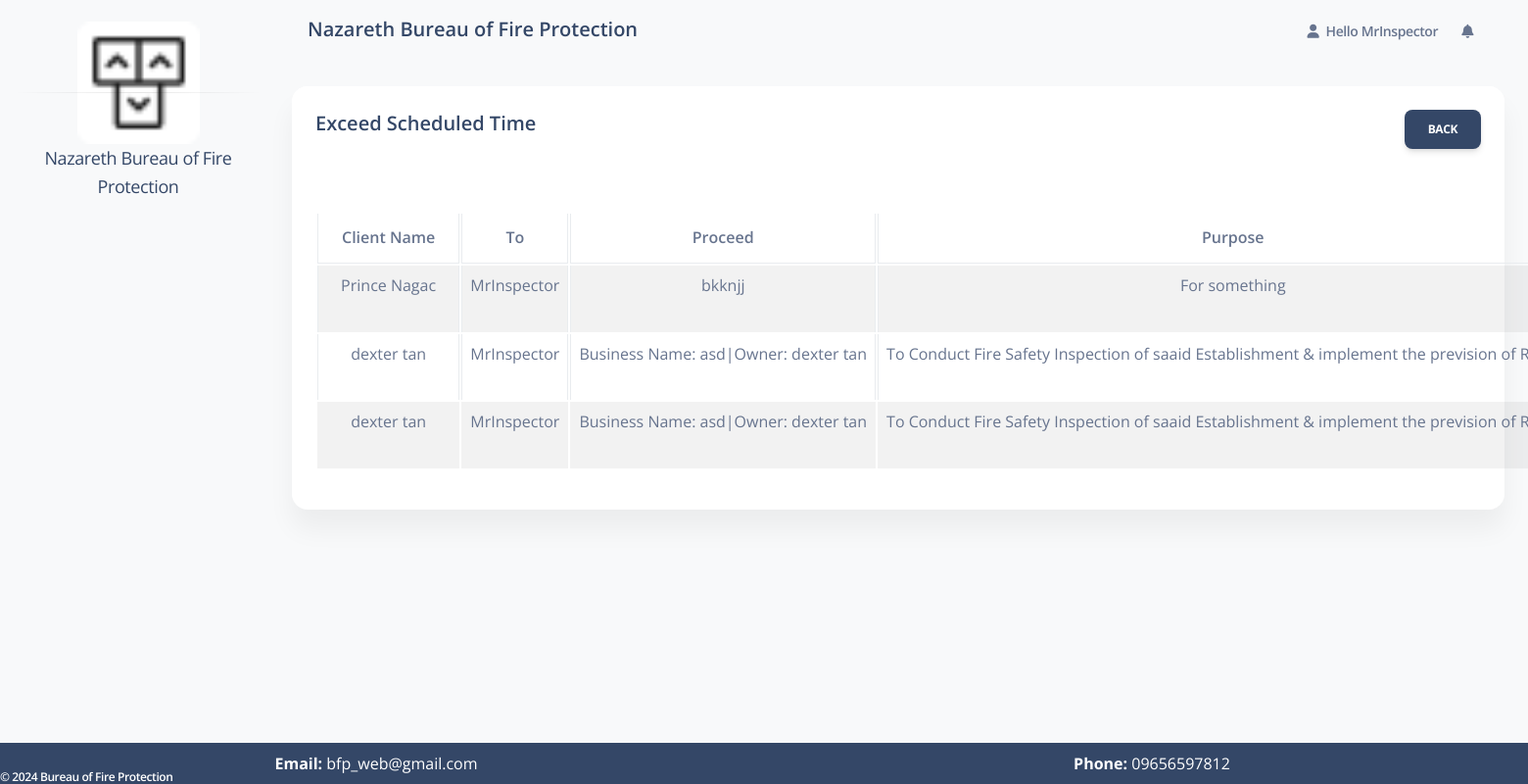
The app's page /inspector/exceeed_schedule.php (signed in) with its own data.
### tables this page shows
CREATE TABLE `request` (
  `id` int(11) NOT NULL,
  `user_id` int(10) NOT NULL,
  `owner_name` varchar(50) NOT NULL,
  `business_name` varchar(50) NOT NULL,
  `address` varchar(50) NOT NULL,
  `phone_num` varchar(50) NOT NULL,
  `upload_permit` varchar(100) NOT NULL,
  `date` date NOT NULL,
  `landmark` varchar(50) NOT NULL,
  `barangay` varchar(50) NOT NULL,
  `status` tinyint(1) NOT NULL DEFAULT 0 COMMENT '0 = employee check\r\n1 = Admin check\r\n2 = Confirmed by admin\r\n3 = Denied by Admin\r\n4= Client Re-input\r\n\r\n',
  `remarks` varchar(100) NOT NULL,
  `msg_send` varchar(3) NOT NULL DEFAULT '0' COMMENT '0 == no message sent, 1 == message sent\r\n3 = message sent while the request is denied\r\n',
  `inspection_name` varchar(100) DEFAULT NULL,
  `purpose_info` varchar(100) DEFAULT NULL,
  `created_at` datetime NOT NULL DEFAULT current_timestamp(),
  `proceed_info` varchar(100) DEFAULT NULL,
  `duration` varchar(100) DEFAULT NULL,
  `remarks_IO` varchar(500) DEFAULT NULL,
  `datetime_local` datetime DEFAULT NULL,
  `inspector_sched` varchar(5) NOT NULL DEFAULT '0' COMMENT '0= not scheduled , 1 = scheduled',
  `denied_remarks_IO` varchar(10) NOT NULL COMMENT '0 = not check, 1 = checked',
  `denied_owner_name` varchar(10) NOT NULL COMMENT '0 = not check, 1 = checked',
  `denied_business_name` varchar(10) NOT NULL COMMENT '0 = not check, 1 = checked',
  `denied_address` varchar(10) NOT NULL COMMENT '0 = not check, 1 = checked',
  `denied_phone_num` varchar(10) NOT NULL COMMENT '0 = not check, 1 = checked',
  `denied_upload_permit` varchar(10) NOT NULL COMMENT '0 = not check, 1 = checked',
  `denied_purpose_info` varchar(10) NOT NULL COMMENT '0 = not check, 1 = checked',
  `denied_landmark` varchar(10) NOT NULL COMMENT '0 = not check, 1 = checked',
  `denied_barangay` varchar(10) NOT NULL COMMENT '0 = not check, 1 = checked',
  `denied_remarks` varchar(10) NOT NULL COMMENT '0 = not check, 1 = checked',
  `denied_inspection_name` varchar(10) NOT NULL COMMENT '0 = not check, 1 = checked',
  `denied_proceed_info` varchar(10) NOT NULL COMMENT '0 = not check, 1 = checked',
  `denied_duration` varchar(10) NOT NULL COMMENT '0 = not check, 1 = checked',
  `updated_status` varchar(10) NOT NULL DEFAULT '0' COMMENT '1= The Denied Is Updated by the User',
  `reschedule_update` varchar(10) NOT NULL DEFAULT '0',
  `admin_confirm` varchar(5) NOT NULL DEFAULT '0'
);

CREATE TABLE `settings` (
  `id` int(11) UNSIGNED NOT NULL,
  `title` varchar(100) NOT NULL,
  `web_name` varchar(100) DEFAULT NULL,
  `domain` varchar(100) DEFAULT NULL,
  `sdescription` text DEFAULT NULL,
  `mdescription` varchar(100) DEFAULT NULL,
  `mkeyword` varchar(100) DEFAULT NULL,
  `email1` varchar(100) DEFAULT NULL,
  `email2` varchar(100) DEFAULT NULL,
  `phone1` varchar(100) DEFAULT NULL,
  `phone2` varchar(100) DEFAULT NULL,
  `address` varchar(100) DEFAULT NULL
);

### config/function.php (called while the page is built, shortened)
<?php
    require 'dbconn.php';
    function validate($inputData)
    {
        global $conn;
       $validateData = mysqli_real_escape_string($conn, $inputData);
       return trim($validateData);
    }
    function webSetting($columnName)
    {
        $setting = getByID('settings', 1);
        if($setting['status'] == 200){
            return $setting['data'][$columnName];
        }
    }
    function getByID($tableName, $id){
        global $conn;
        $table = validate($tableName);
        $id = validate($id);
        $query = "SELECT * FROM $table WHERE id = '$id' LIMIT 1";
        $result = mysqli_query($conn, $query);
        if($result)
        {
            if(mysqli_num_rows($result) == 1)
            {
                $row = mysqli_fetch_array($result, MYSQLI_ASSOC);
                $response = [
                    'status' => 200,
                    'message' => 'Fetched Data',
                    'data' => $row
                ];
                return $response;
            }
            else
            {
                $response = [
                    'status' => 404,
                    'message' => 'No Data Has been Recorded'
                ];
                return $response;
            }
        }
        else
        {
            $response = [
                'status' => 500,
                'message' => 'Something Went Wrong'
            ];
            return $response;
        }
    }
?>

### inspector/exceeed_schedule.php (the view, shortened to what this page needs)
<?php
include('includes/header.php'); ?>
<div class="row">
    <div class="col-md-12">
        <div class="card">
            <div class="card-header">
                <h5> Exceed Scheduled Time
                <a href="index.php" class="btn btn-dark float-end"> Back </a>
                </h5>
            </div>
            <div class="card-body">
                <?php
                if (isset($_GET['status']) && isset($_GET['status']) != '') {
                    $role = validate($_GET['status']);
                    $services = mysqli_query($conn, "SELECT * FROM request WHERE inspection_name ='$role'  ORDER BY id DESC");
                } else {
                    $currentDate = gmdate('Y-m-d');
                    $name = $_SESSION['loggedInUser']['name'];
                    $services = mysqli_query($conn, "SELECT * FROM request WHERE inspection_name = '$name' AND inspector_sched = '1' AND datetime_local <= '$currentDate '");
                }
                if ($services) {
                    if (mysqli_num_rows($services) > 0) {
                ?>
                        <table id="myTable" class="table table-bordered table-striped">
                            <thead>
                                <tr>
                                    <th class="text-center">Client Name</th>
                                    <th class="text-center">To</th>
                                    <th class="text-center">Proceed</th>
                                    <th class="text-center">Purpose</th>
                                </tr>
                            </thead>
                            <tbody>
                                <?php
                                foreach ($services as $servicesItem) {
                                ?>
                                    <tr>
                                        <td class="text-center"><?= $servicesItem['owner_name'] ?> </span></td>
                                        <td class="text-center"><?= $servicesItem['inspection_name'] ?> </span></td>
                                        <td class="text-center"><?= $servicesItem['proceed_info'] ?> </span></td>
                                        <td class="text-center"><?= $servicesItem['purpose_info'] ?> </span></td>
                                    </tr>
                                <?php
                                }
                                ?>
                            </tbody>
                        </table>
                <?php
                    } else {
                        echo '<h5> No Scheduled User Exceed Yet</h5>';
                    }
                } else {
                    echo '<h5> Something Went Wrong </h5>';
                }
                ?>
            </div>
        </div>
    </div>
</div>
<?php include('includes/scripts.php'); ?>

### inspector/includes/scripts.php (shortened to what this page needs)
<div class="bg-dark " style=" position: fixed;
  left: 0;
  bottom: 0;
  width: 100%;
  color: white;
  text-align: center;">
   <div class="copyright text-center  text-xs text-muted text-xs-start " style = "position: fixed;  bottom:0;">
                <a  class="font-weight-bold text-white" target="_blank">
                   ©  Bureau of Fire Protection</a>
              </div>
    <div class="row">
      <div class="col-md-6 text-white">
       <p class = "text-center my-2"> <strong> Email: </strong> <?=webSetting('email1') ?? ''; ?></p>
      </div>
      <div class="col-md-6 text-white">
      <p class = "text-center my-2"> <strong> Phone: </strong> <?=webSetting('phone1') ?? ''; ?></p>
      </div>
      </div>
</div>
</body>
</html>

### records on screen
request: owner_name "Prince Nagac", inspection_name "MrInspector", proceed_info "bkknjj", purpose_info "For something"
request: owner_name "dexter tan", inspection_name "MrInspector", proceed_info "Business Name: asd|Owner: dexter tan", purpose_info "To Conduct Fire Safety Inspection of saaid Establishment & implement the prevision of…"
request: owner_name "dexter tan", inspection_name "MrInspector", proceed_info "Business Name: asd|Owner: dexter tan", purpose_info "To Conduct Fire Safety Inspection of saaid Establishment & implement the prevision of…"
settings: email1 "bfp_web@gmail.com", phone1 "09656597812"

### other values on screen
$_SESSION['loggedInUser']['name'] "MrInspector"
